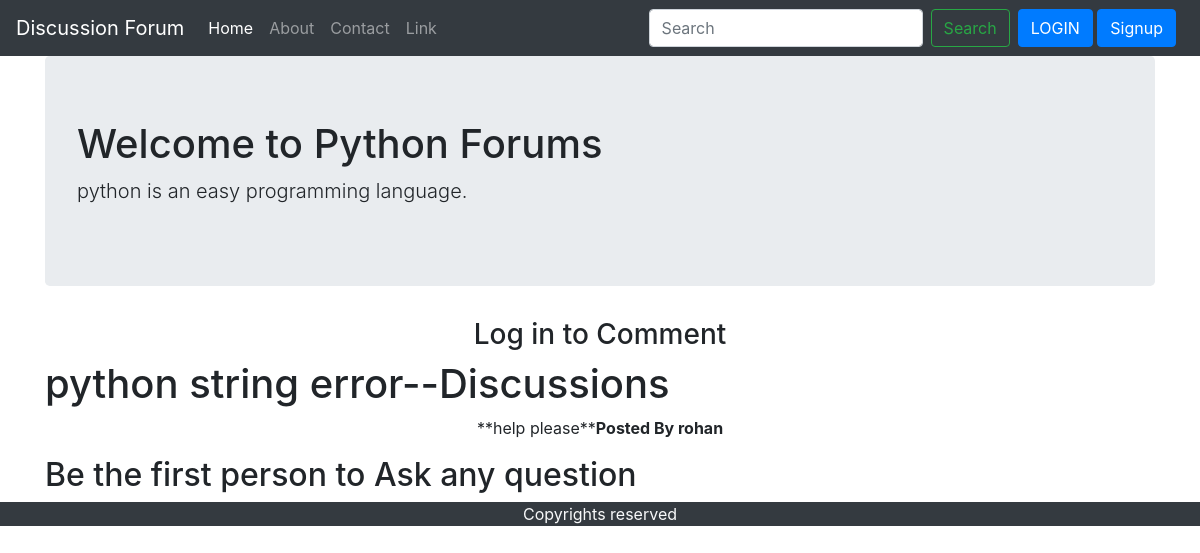
Page /thread.php?threadid=2 on the committed database.
### tables this page shows
CREATE TABLE `category` (
  `id` int(8) NOT NULL,
  `name` varchar(255) NOT NULL,
  `description` varchar(255) NOT NULL,
  `created` datetime DEFAULT current_timestamp()
);

CREATE TABLE `threads` (
  `id` int(7) NOT NULL,
  `title` varchar(255) NOT NULL,
  `description` text NOT NULL,
  `thread_cat_id` int(7) NOT NULL,
  `thread_user_id` int(7) NOT NULL,
  `created` datetime NOT NULL DEFAULT current_timestamp()
);

CREATE TABLE `users` (
  `user_id` int(11) NOT NULL,
  `user_name` varchar(255) NOT NULL,
  `user_email` varchar(50) NOT NULL,
  `user_pass` varchar(50) NOT NULL,
  `user_time` datetime NOT NULL DEFAULT current_timestamp()
);

### thread.php (the view, shortened to what this page needs)
<?php include('partials/header.php');
include('partials/dbconnect.php');
$id=$_GET['threadid'];
$sql="SELECT * FROM `threads` WHERE `id`=$id";
$res=mysqli_query($conn,$sql);
while($row = mysqli_fetch_assoc($res))
    {   $catid=$row['thread_cat_id'];
        $title=$row['title'];
        $desc=$row['description'];
        $thread_user_id=$row['thread_user_id'];
        $sql2="SELECT * FROM `users` WHERE `user_id`='$thread_user_id'";
        $res2=mysqli_query($conn,$sql2);
        $row2=mysqli_fetch_assoc($res2);
        $username=$row2['user_name'];
    }
    $sql="SELECT * FROM `category` WHERE `id`=$catid";
    $res=mysqli_query($conn,$sql);
    while($row = mysqli_fetch_assoc($res))
        {   $name=$row['name'];
            $catdesc=$row['description'];
        }
?>
<div class="container">
    <div class="jumbotron">
        <h1>Welcome to <?php echo $name; ?> Forums</h1>
        <p class="lead"><?php echo $catdesc; ?>.</p>
    </div>
</div>
<?php
if (isset($_SESSION['loggedin']) && $_SESSION['loggedin']==true)
{
echo '<div class="container">
        <form action="'.$_SERVER["REQUEST_URI"].'" method="post">
            <div class="form-group">
                <label for="comm">Comment</label>
                <input type="text" class="form-control" id="comm" name="comm" placeholder="type your Comment">
                <input type="hidden" name="user_id" value="'.$_SESSION['id'].'">
            </div>
            <button type="submit" class="btn btn-primary">POST Comment</button>
        </form>
    </div>';
}
else{
    echo "<h3 class='container text-center'>Log in to Comment</h3>";
}
?>
<div class="container">
    <h1><?php echo $title; ?>--Discussions</h1>
    <p class="text-center">**<?php echo $desc; ?>**<B>Posted By <?php echo $username ?> </B></p>
    <?php
    $noresult = true;
        if ($noresult)
        {
            echo "<h2>Be the first person to Ask any question</h2>
            <style>#hid{ display:none;}</style>
            ";
        }
        ?>
</div>
<?php include('partials/footer.php') ?>

### rows in the picture
category: name "Python", description "python is an easy programming language"
threads: title "python string error", description "help please"
users: user_name "rohan"
